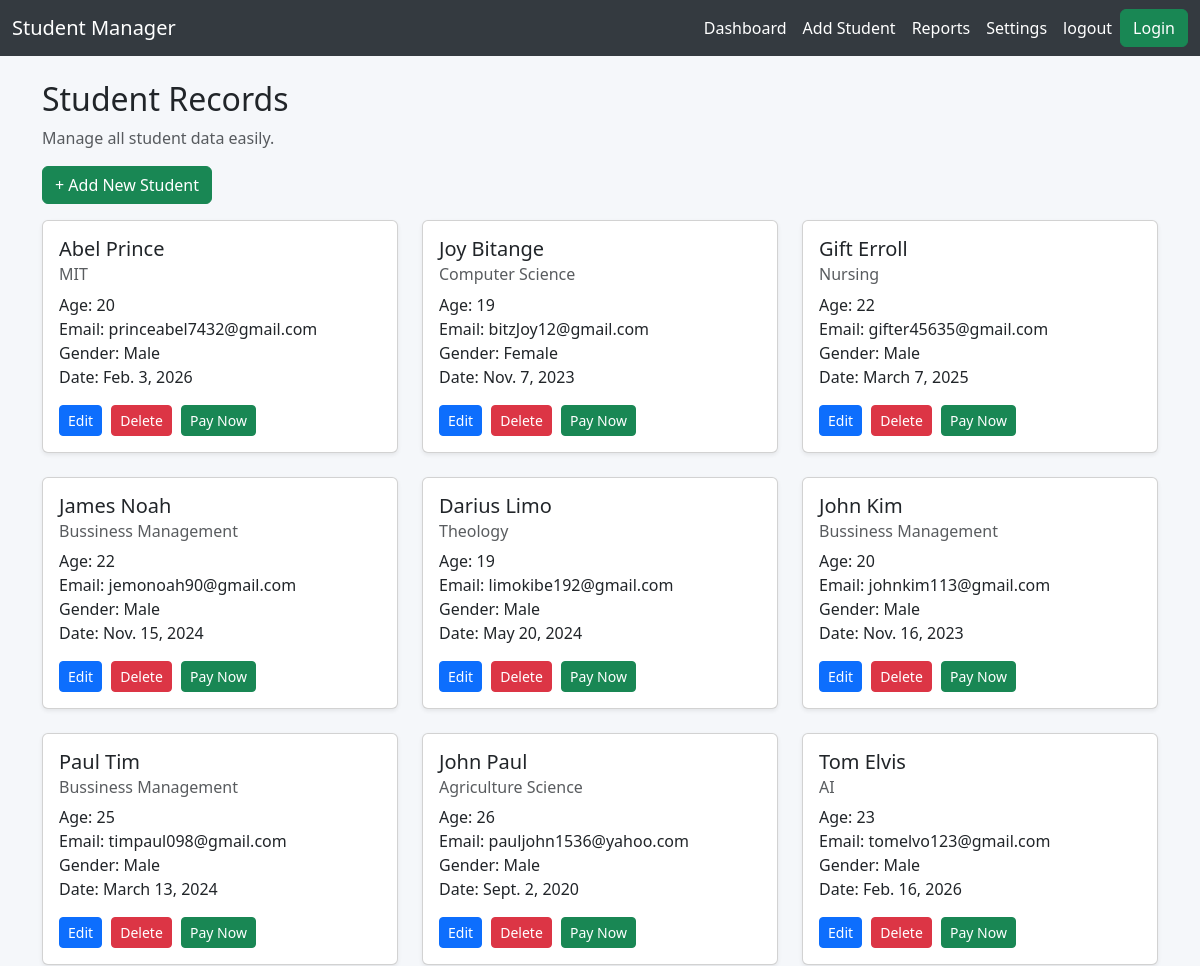
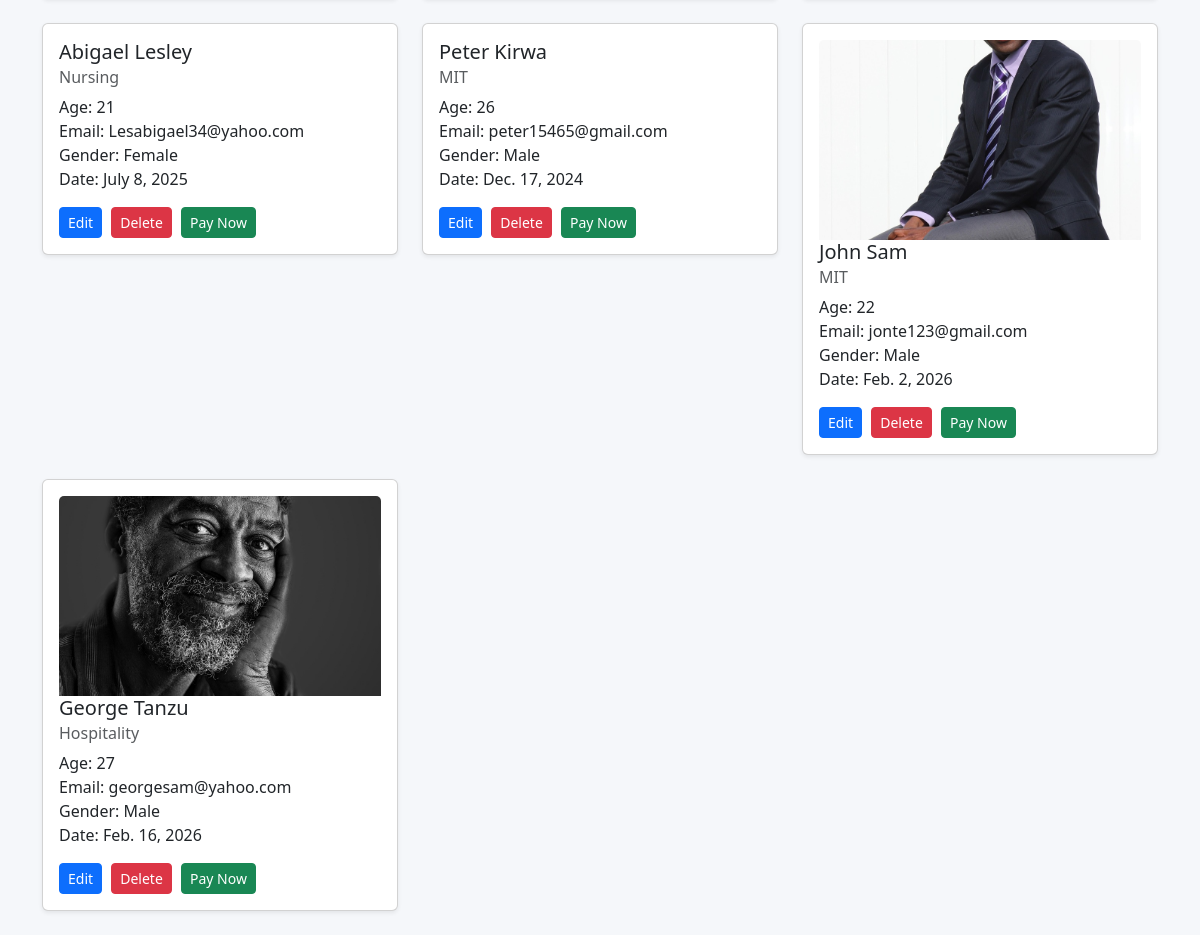
/dashboard/, run on the app's committed database (2 pictures, top to bottom).
### Dashboard/models.py (models this page shows, shortened)
class Student(models.Model):
    image = models.ImageField(upload_to='students/',null=True, blank=True)
    name = models.CharField(max_length=20)
    age = models.IntegerField()
    name = models.CharField(max_length=20)
    course = models.CharField(max_length=30)
    age = models.IntegerField()
    email = models.EmailField()
    gender = models.CharField(
        max_length=20,
        choices=[
            ('Male', 'Male'),
            ('Female', 'Female'),
        ],
        default='Male',)
    date = models.DateField(null=True)

### Dashboard/views.py (the view)
# urls.py: path('dashboard/', views.dashboard, name='dashboard'),
def dashboard(request):
    students = Student.objects.all()
    return render(request, 'dashboard.html', {'students': students})

### Dashboard/templates/dashboard.html (shortened to what this page needs)
{% load static %}
<html lang="en">
<head>
    <link href="https://cdn.jsdelivr.net/npm/bootstrap@5.3.0/dist/css/bootstrap.min.css" rel="stylesheet">
    <link rel="stylesheet" href="{% static 'css/main.css'%}">
</head>
<body>
<nav class="navbar navbar-expand-lg">
    <div class="container-fluid">
        <a class="navbar-brand" href="#">Student Manager</a>
        <div class="collapse navbar-collapse">
            <ul class="navbar-nav ms-auto">
                <li class="nav-item"><a class="nav-link" href="#">Dashboard</a></li>
                <li class="nav-item"><a class="nav-link" href="{% url 'add_student' %}">Add Student</a></li>
                <li class="nav-item"><a class="nav-link" href="#">Reports</a></li>
                <li class="nav-item"><a class="nav-link" href="#">Settings</a></li>
                <li class="nav-item"><a class="nav-link" href="{% url 'login' %}">logout</a></li>
            </ul>
            {% if user.is_authenticated %}
                <a href="{% url 'logout' %}" class="btn btn-danger">Logout</a>
            {% else %}
                <a href="{% url 'login' %}" class="btn btn-success">Login</a>
            {% endif %}
        </div>
    </div>
</nav>
<div class="container mt-4">
    <h2>Student Records</h2>
    <p class="text-muted">Manage all student data easily.</p>
    <div class="mb-3">
        <a href="{% url 'add_student' %}" class="btn btn-success">+ Add New Student</a>
    </div>
    <div class="row">
         {% for student in students %}
           <div class="col-md-4">
            <div class="card shadow-sm mb-4">
                <div class="card-body">
                    {% if student.image %}
                        <img src="{{ student.image.url }}" alt="" width="100px" class="card-img-top" style="height: 200px; object-fit: cover">
                    {% endif %}
                    <h5 class="card-title">{{ student.name }}</h5>
                    <h6 class="card-subtitle mb-2 text-muted">{{ student.course }}</h6>
                    <p class="card-text">Age: {{ student.age }}<br>Email: {{ student.email }}<br>Gender: {{ student.gender }}<br>Date: {{ student.date }}</p>
                    <div class="card-actions">
                        <a href="{% url 'update_student' student.id %}" class="btn btn-sm btn-primary">Edit</a>
                        <a href="#" class="btn btn-sm btn-danger">Delete</a>
                         <a href="{% url 'payment' student.id %}" class="btn btn-sm btn-success">Pay Now</a>
                    </div>
                </div>
            </div>
        </div>
         {% endfor %}
    </div>
</div>
</body>
</html>

### static/css/main.css (style rules this page uses)
body { background-color: #f5f7fa; }
.navbar { background-color: #343a40; }
.navbar-brand, .nav-link { color: white !important; }
.card-actions a { margin-right: 5px; }

### data on the page
Student: name "Abel Prince", course "MIT", age "20", email "princeabel7432@gmail.com", gender "Male", date "Feb. 3, 2026"
Student: name "Joy Bitange", course "Computer Science", age "19", email "bitzJoy12@gmail.com", gender "Female", date "Nov. 7, 2023"
Student: name "Gift Erroll", course "Nursing", age "22", email "gifter45635@gmail.com", gender "Male", date "March 7, 2025"
Student: name "James Noah", course "Bussiness Management", age "22", email "jemonoah90@gmail.com", gender "Male", date "Nov. 15, 2024"
Student: name "Darius Limo", course "Theology", age "19", email "limokibe192@gmail.com", gender "Male", date "May 20, 2024"
Student: name "John Kim", course "Bussiness Management", age "20", email "johnkim113@gmail.com", gender "Male", date "Nov. 16, 2023"
Student: name "Paul Tim", course "Bussiness Management", age "25", email "timpaul098@gmail.com", gender "Male", date "March 13, 2024"
Student: name "John Paul", course "Agriculture Science", age "26", email "pauljohn1536@yahoo.com", gender "Male", date "Sept. 2, 2020"
Student: name "Tom Elvis", course "AI", age "23", email "tomelvo123@gmail.com", gender "Male", date "Feb. 16, 2026"
Student: name "Abigael Lesley", course "Nursing", age "21", email "Lesabigael34@yahoo.com", gender "Female", date "July 8, 2025"
Student: name "Peter Kirwa", course "MIT", age "26", email "peter15465@gmail.com", gender "Male", date "Dec. 17, 2024"
Student: image (picture), name "John Sam", course "MIT", age "22", email "jonte123@gmail.com", gender "Male", date "Feb. 2, 2026"
Student: image (picture), name "George Tanzu", course "Hospitality", age "27", email "georgesam@yahoo.com", gender "Male", date "Feb. 16, 2026"
